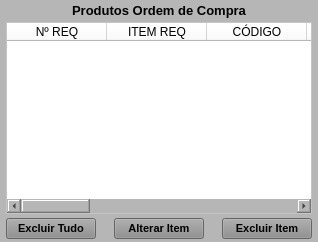
     <widget class="QWidget" name="widget_Cor3" native="true">
      <property name="minimumSize">
       <size>
        <width>0</width>
        <height>0</height>
       </size>
      </property>
      <property name="font">
       <font>
        <pointsize>8</pointsize>
       </font>
      </property>
      <property name="styleSheet">
       <string notr="true">background-color: rgb(182, 182, 182);</string>
      </property>
      <layout class="QVBoxLayout" name="verticalLayout_6" stretch="0,0,0">
       <property name="spacing">
        <number>4</number>
       </property>
       <property name="leftMargin">
        <number>6</number>
       </property>
       <property name="topMargin">
        <number>3</number>
       </property>
       <property name="rightMargin">
        <number>6</number>
       </property>
       <property name="bottomMargin">
        <number>3</number>
       </property>
       <item>
        <widget class="QLabel" name="label_9">
         <property name="minimumSize">
          <size>
           <width>0</width>
           <height>0</height>
          </size>
         </property>
         <property name="maximumSize">
          <size>
           <width>16777215</width>
           <height>18</height>
          </size>
         </property>
         <property name="font">
          <font>
           <pointsize>10</pointsize>
           <weight>75</weight>
           <bold>true</bold>
          </font>
         </property>
         <property name="text">
          <string>Produtos Ordem de Compra</string>
         </property>
         <property name="alignment">
          <set>Qt::AlignCenter</set>
         </property>
        </widget>
       </item>
       <item>
        <widget class="QTableWidget" name="table_Produtos_OC">
         <property name="sizePolicy">
          <sizepolicy hsizetype="Preferred" vsizetype="Preferred">
           <horstretch>0</horstretch>
           <verstretch>0</verstretch>
          </sizepolicy>
         </property>
         <property name="font">
          <font>
           <pointsize>8</pointsize>
          </font>
         </property>
         <property name="styleSheet">
          <string notr="true">background-color: rgb(255, 255, 255);</string>
         </property>
         <column>
          <property name="text">
           <string>Nº REQ</string>
          </property>
         </column>
         <column>
          <property name="text">
           <string>ITEM REQ</string>
          </property>
         </column>
         <column>
          <property name="text">
           <string>CÓDIGO</string>
          </property>
         </column>
         <column>
          <property name="text">
           <string>DESCRIÇÃO</string>
          </property>
         </column>
         <column>
          <property name="text">
           <string>REFERÊNCIA</string>
          </property>
         </column>
         <column>
          <property name="text">
           <string>UM</string>
          </property>
         </column>
         <column>
          <property name="text">
           <string>QTDE</string>
          </property>
         </column>
         <column>
          <property name="text">
           <string>R$/UNID.</string>
          </property>
         </column>
         <column>
          <property name="text">
           <string>IPI</string>
          </property>
         </column>
         <column>
          <property name="text">
           <string>R$</string>
          </property>
         </column>
         <column>
          <property name="text">
           <string>ENTREGA</string>
          </property>
         </column>
         <column>
          <property name="text">
           <string>QTDE(NF)</string>
          </property>
         </column>
        </widget>
       </item>
       <item>
        <widget class="QWidget" name="widget" native="true">
         <property name="minimumSize">
          <size>
           <width>0</width>
           <height>0</height>
          </size>
         </property>
         <property name="maximumSize">
          <size>
           <width>16777215</width>
           <height>22</height>
          </size>
         </property>
         <property name="font">
          <font>
           <pointsize>8</pointsize>
          </font>
         </property>
         <layout class="QHBoxLayout" name="horizontalLayout_5">
          <property name="leftMargin">
           <number>0</number>
          </property>
          <property name="topMargin">
           <number>0</number>
          </property>
          <property name="rightMargin">
           <number>0</number>
          </property>
          <property name="bottomMargin">
           <number>0</number>
          </property>
          <item>
           <widget class="QPushButton" name="btn_ExcluirTudo">
            <property name="sizePolicy">
             <sizepolicy hsizetype="Fixed" vsizetype="Preferred">
              <horstretch>0</horstretch>
              <verstretch>0</verstretch>
             </sizepolicy>
            </property>
            <property name="minimumSize">
             <size>
              <width>90</width>
              <height>0</height>
             </size>
            </property>
            <property name="maximumSize">
             <size>
              <width>90</width>
              <height>16777215</height>
             </size>
            </property>
            <property name="font">
             <font>
              <pointsize>8</pointsize>
              <weight>75</weight>
              <bold>true</bold>
             </font>
            </property>
            <property name="cursor">
             <cursorShape>PointingHandCursor</cursorShape>
            </property>
            <property name="layoutDirection">
             <enum>Qt::LeftToRight</enum>
            </property>
            <property name="autoFillBackground">
             <bool>false</bool>
            </property>
            <property name="styleSheet">
             <string notr="true">background-color: rgb(141, 141, 141);</string>
            </property>
            <property name="text">
             <string>Excluir Tudo</string>
            </property>
            <property name="checkable">
             <bool>false</bool>
            </property>
            <property name="autoDefault">
             <bool>false</bool>
            </property>
            <property name="default">
             <bool>false</bool>
            </property>
            <property name="flat">
             <bool>false</bool>
            </property>
           </widget>
          </item>
          <item>
           <widget class="QLabel" name="label_8">
            <property name="font">
             <font>
              <pointsize>8</pointsize>
             </font>
            </property>
            <property name="text">
             <string/>
            </property>
           </widget>
          </item>
          <item>
           <widget class="QPushButton" name="btn_Alterar_Item">
            <property name="sizePolicy">
             <sizepolicy hsizetype="Fixed" vsizetype="Preferred">
              <horstretch>0</horstretch>
              <verstretch>0</verstretch>
             </sizepolicy>
            </property>
            <property name="minimumSize">
             <size>
              <width>90</width>
              <height>0</height>
             </size>
            </property>
            <property name="maximumSize">
             <size>
              <width>90</width>
              <height>16777215</height>
             </size>
            </property>
            <property name="font">
             <font>
              <pointsize>8</pointsize>
              <weight>75</weight>
              <bold>true</bold>
             </font>
            </property>
            <property name="cursor">
             <cursorShape>PointingHandCursor</cursorShape>
            </property>
            <property name="layoutDirection">
             <enum>Qt::LeftToRight</enum>
            </property>
            <property name="autoFillBackground">
             <bool>false</bool>
            </property>
            <property name="styleSheet">
             <string notr="true">background-color: rgb(141, 141, 141);</string>
            </property>
            <property name="text">
             <string>Alterar Item</string>
            </property>
            <property name="checkable">
             <bool>false</bool>
            </property>
            <property name="autoDefault">
             <bool>false</bool>
            </property>
            <property name="default">
             <bool>false</bool>
            </property>
            <property name="flat">
             <bool>false</bool>
            </property>
           </widget>
          </item>
          <item>
           <widget class="QLabel" name="label_6">
            <property name="font">
             <font>
              <pointsize>8</pointsize>
             </font>
            </property>
            <property name="text">
             <string/>
            </property>
           </widget>
          </item>
          <item>
           <widget class="QPushButton" name="btn_ExcluirItem">
            <property name="sizePolicy">
             <sizepolicy hsizetype="Fixed" vsizetype="Preferred">
              <horstretch>0</horstretch>
              <verstretch>0</verstretch>
             </sizepolicy>
            </property>
            <property name="minimumSize">
             <size>
              <width>90</width>
              <height>0</height>
             </size>
            </property>
            <property name="maximumSize">
             <size>
              <width>90</width>
              <height>16777215</height>
             </size>
            </property>
            <property name="font">
             <font>
              <pointsize>8</pointsize>
              <weight>75</weight>
              <bold>true</bold>
             </font>
            </property>
            <property name="cursor">
             <cursorShape>PointingHandCursor</cursorShape>
            </property>
            <property name="layoutDirection">
             <enum>Qt::LeftToRight</enum>
            </property>
            <property name="autoFillBackground">
             <bool>false</bool>
            </property>
            <property name="styleSheet">
             <string notr="true">background-color: rgb(141, 141, 141);</string>
            </property>
            <property name="text">
             <string>Excluir Item</string>
            </property>
            <property name="checkable">
             <bool>false</bool>
            </property>
            <property name="autoDefault">
             <bool>false</bool>
            </property>
            <property name="default">
             <bool>false</bool>
            </property>
            <property name="flat">
             <bool>false</bool>
            </property>
           </widget>
          </item>
         </layout>
        </widget>
       </item>
      </layout>
     </widget>
